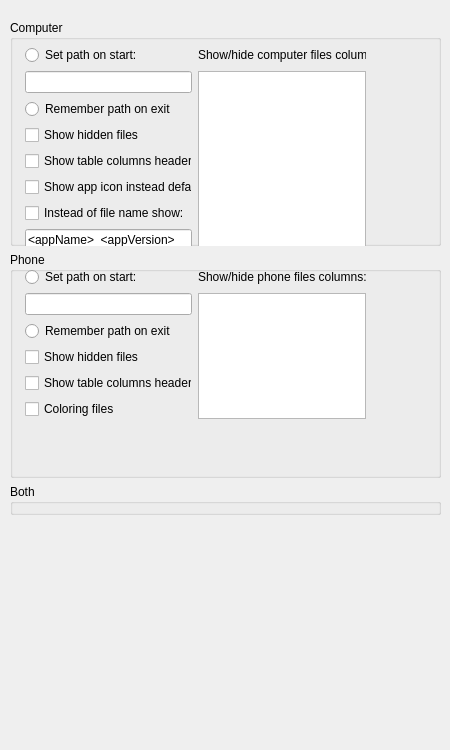
      <widget class="QWidget" name="pageSettingsFile">
       <widget class="QWidget" name="layoutWidget">
        <property name="geometry">
         <rect>
          <x>10</x>
          <y>20</y>
          <width>431</width>
          <height>721</height>
         </rect>
        </property>
        <layout class="QVBoxLayout" name="layoutFileSettings">
         <item>
          <widget class="QGroupBox" name="groupComputer">
           <property name="sizePolicy">
            <sizepolicy hsizetype="Expanding" vsizetype="Expanding">
             <horstretch>0</horstretch>
             <verstretch>0</verstretch>
            </sizepolicy>
           </property>
           <property name="title">
            <string>Computer</string>
           </property>
           <widget class="QWidget" name="layoutWidget_5">
            <property name="geometry">
             <rect>
              <x>10</x>
              <y>20</y>
              <width>351</width>
              <height>256</height>
             </rect>
            </property>
            <layout class="QGridLayout" name="gridComputer">
             <item row="1" column="1">
              <widget class="QRadioButton" name="radioComputerPath">
               <property name="sizePolicy">
                <sizepolicy hsizetype="Preferred" vsizetype="Fixed">
                 <horstretch>0</horstretch>
                 <verstretch>0</verstretch>
                </sizepolicy>
               </property>
               <property name="text">
                <string>Set path on start:</string>
               </property>
              </widget>
             </item>
             <item row="2" column="1">
              <widget class="QLineEdit" name="editComputerPath">
               <property name="sizePolicy">
                <sizepolicy hsizetype="Preferred" vsizetype="Fixed">
                 <horstretch>0</horstretch>
                 <verstretch>0</verstretch>
                </sizepolicy>
               </property>
              </widget>
             </item>
             <item row="3" column="1">
              <widget class="QRadioButton" name="radioComputerRemPath">
               <property name="sizePolicy">
                <sizepolicy hsizetype="Preferred" vsizetype="Fixed">
                 <horstretch>0</horstretch>
                 <verstretch>0</verstretch>
                </sizepolicy>
               </property>
               <property name="text">
                <string>Remember path on exit</string>
               </property>
              </widget>
             </item>
             <item row="4" column="1">
              <widget class="QCheckBox" name="checkComputerHidden">
               <property name="sizePolicy">
                <sizepolicy hsizetype="Preferred" vsizetype="Fixed">
                 <horstretch>0</horstretch>
                 <verstretch>0</verstretch>
                </sizepolicy>
               </property>
               <property name="text">
                <string>Show hidden files</string>
               </property>
              </widget>
             </item>
             <item row="5" column="1">
              <widget class="QCheckBox" name="checkShowComputerHeaders">
               <property name="enabled">
                <bool>true</bool>
               </property>
               <property name="sizePolicy">
                <sizepolicy hsizetype="Preferred" vsizetype="Fixed">
                 <horstretch>0</horstretch>
                 <verstretch>0</verstretch>
                </sizepolicy>
               </property>
               <property name="text">
                <string>Show table columns headers</string>
               </property>
              </widget>
             </item>
             <item row="2" column="0">
              <spacer name="horizontalSpacer_27">
               <property name="orientation">
                <enum>Qt::Horizontal</enum>
               </property>
               <property name="sizeType">
                <enum>QSizePolicy::Fixed</enum>
               </property>
               <property name="sizeHint" stdset="0">
                <size>
                 <width>5</width>
                 <height>20</height>
                </size>
               </property>
              </spacer>
             </item>
             <item row="2" column="4">
              <spacer name="horizontalSpacer_28">
               <property name="orientation">
                <enum>Qt::Horizontal</enum>
               </property>
               <property name="sizeType">
                <enum>QSizePolicy::Fixed</enum>
               </property>
               <property name="sizeHint" stdset="0">
                <size>
                 <width>5</width>
                 <height>20</height>
                </size>
               </property>
              </spacer>
             </item>
             <item row="9" column="1">
              <spacer name="verticalSpacer_27">
               <property name="orientation">
                <enum>Qt::Vertical</enum>
               </property>
               <property name="sizeType">
                <enum>QSizePolicy::Expanding</enum>
               </property>
               <property name="sizeHint" stdset="0">
                <size>
                 <width>20</width>
                 <height>5</height>
                </size>
               </property>
              </spacer>
             </item>
             <item row="6" column="1">
              <widget class="QCheckBox" name="checkAppIcon">
               <property name="sizePolicy">
                <sizepolicy hsizetype="Preferred" vsizetype="Fixed">
                 <horstretch>0</horstretch>
                 <verstretch>0</verstretch>
                </sizepolicy>
               </property>
               <property name="text">
                <string>Show app icon instead default</string>
               </property>
              </widget>
             </item>
             <item row="7" column="1">
              <widget class="QCheckBox" name="checkAppName">
               <property name="sizePolicy">
                <sizepolicy hsizetype="Preferred" vsizetype="Fixed">
                 <horstretch>0</horstretch>
                 <verstretch>0</verstretch>
                </sizepolicy>
               </property>
               <property name="text">
                <string>Instead of file name show:</string>
               </property>
              </widget>
             </item>
             <item row="8" column="1">
              <widget class="QLineEdit" name="editAppName">
               <property name="sizePolicy">
                <sizepolicy hsizetype="Preferred" vsizetype="Fixed">
                 <horstretch>0</horstretch>
                 <verstretch>0</verstretch>
                </sizepolicy>
               </property>
               <property name="toolTip">
                <string>Available variables:
&lt;appName&gt;
&lt;appVersion&gt;
&lt;packageName&gt;</string>
               </property>
               <property name="text">
                <string notr="true">&lt;appName&gt;_&lt;appVersion&gt;</string>
               </property>
              </widget>
             </item>
             <item row="0" column="1">
              <spacer name="verticalSpacer_26">
               <property name="orientation">
                <enum>Qt::Vertical</enum>
               </property>
               <property name="sizeType">
                <enum>QSizePolicy::Fixed</enum>
               </property>
               <property name="sizeHint" stdset="0">
                <size>
                 <width>20</width>
                 <height>5</height>
                </size>
               </property>
              </spacer>
             </item>
             <item row="1" column="2">
              <widget class="QLabel" name="label_15">
               <property name="text">
                <string>Show/hide computer files columns:</string>
               </property>
              </widget>
             </item>
             <item row="2" column="2" rowspan="7">
              <widget class="QListView" name="listComputerColumn"/>
             </item>
             <item row="2" column="3">
              <spacer name="horizontalSpacer_6">
               <property name="orientation">
                <enum>Qt::Horizontal</enum>
               </property>
               <property name="sizeHint" stdset="0">
                <size>
                 <width>40</width>
                 <height>20</height>
                </size>
               </property>
              </spacer>
             </item>
            </layout>
           </widget>
          </widget>
         </item>
         <item>
          <widget class="QGroupBox" name="groupPhone">
           <property name="sizePolicy">
            <sizepolicy hsizetype="Expanding" vsizetype="Expanding">
             <horstretch>0</horstretch>
             <verstretch>0</verstretch>
            </sizepolicy>
           </property>
           <property name="title">
            <string>Phone</string>
           </property>
           <widget class="QWidget" name="layoutWidget_6">
            <property name="geometry">
             <rect>
              <x>10</x>
              <y>10</y>
              <width>351</width>
              <height>187</height>
             </rect>
            </property>
            <layout class="QGridLayout" name="gridPhone">
             <item row="1" column="1">
              <widget class="QRadioButton" name="radioPhonePath">
               <property name="sizePolicy">
                <sizepolicy hsizetype="Preferred" vsizetype="Fixed">
                 <horstretch>0</horstretch>
                 <verstretch>0</verstretch>
                </sizepolicy>
               </property>
               <property name="text">
                <string>Set path on start:</string>
               </property>
              </widget>
             </item>
             <item row="2" column="1">
              <widget class="QLineEdit" name="editPhonePath">
               <property name="sizePolicy">
                <sizepolicy hsizetype="Preferred" vsizetype="Fixed">
                 <horstretch>0</horstretch>
                 <verstretch>0</verstretch>
                </sizepolicy>
               </property>
              </widget>
             </item>
             <item row="3" column="1">
              <widget class="QRadioButton" name="radioPhoneRemPath">
               <property name="sizePolicy">
                <sizepolicy hsizetype="Preferred" vsizetype="Fixed">
                 <horstretch>0</horstretch>
                 <verstretch>0</verstretch>
                </sizepolicy>
               </property>
               <property name="text">
                <string>Remember path on exit</string>
               </property>
              </widget>
             </item>
             <item row="4" column="1">
              <widget class="QCheckBox" name="checkPhoneHidden">
               <property name="sizePolicy">
                <sizepolicy hsizetype="Preferred" vsizetype="Fixed">
                 <horstretch>0</horstretch>
                 <verstretch>0</verstretch>
                </sizepolicy>
               </property>
               <property name="text">
                <string>Show hidden files</string>
               </property>
              </widget>
             </item>
             <item row="5" column="1">
              <widget class="QCheckBox" name="checkShowPhoneHeaders">
               <property name="enabled">
                <bool>true</bool>
               </property>
               <property name="sizePolicy">
                <sizepolicy hsizetype="Preferred" vsizetype="Fixed">
                 <horstretch>0</horstretch>
                 <verstretch>0</verstretch>
                </sizepolicy>
               </property>
               <property name="text">
                <string>Show table columns headers</string>
               </property>
              </widget>
             </item>
             <item row="7" column="1">
              <spacer name="verticalSpacer_30">
               <property name="orientation">
                <enum>Qt::Vertical</enum>
               </property>
               <property name="sizeHint" stdset="0">
                <size>
                 <width>20</width>
                 <height>40</height>
                </size>
               </property>
              </spacer>
             </item>
             <item row="3" column="0">
              <spacer name="horizontalSpacer_31">
               <property name="orientation">
                <enum>Qt::Horizontal</enum>
               </property>
               <property name="sizeType">
                <enum>QSizePolicy::Fixed</enum>
               </property>
               <property name="sizeHint" stdset="0">
                <size>
                 <width>5</width>
                 <height>20</height>
                </size>
               </property>
              </spacer>
             </item>
             <item row="3" column="4">
              <spacer name="horizontalSpacer_32">
               <property name="orientation">
                <enum>Qt::Horizontal</enum>
               </property>
               <property name="sizeType">
                <enum>QSizePolicy::Fixed</enum>
               </property>
               <property name="sizeHint" stdset="0">
                <size>
                 <width>5</width>
                 <height>20</height>
                </size>
               </property>
              </spacer>
             </item>
             <item row="0" column="1">
              <spacer name="verticalSpacer_31">
               <property name="orientation">
                <enum>Qt::Vertical</enum>
               </property>
               <property name="sizeType">
                <enum>QSizePolicy::Fixed</enum>
               </property>
               <property name="sizeHint" stdset="0">
                <size>
                 <width>20</width>
                 <height>5</height>
                </size>
               </property>
              </spacer>
             </item>
             <item row="1" column="2">
              <widget class="QLabel" name="label_16">
               <property name="text">
                <string>Show/hide phone files columns:</string>
               </property>
              </widget>
             </item>
             <item row="2" column="2" rowspan="5">
              <widget class="QListView" name="listPhoneColumn"/>
             </item>
             <item row="3" column="3">
              <spacer name="horizontalSpacer_5">
               <property name="orientation">
                <enum>Qt::Horizontal</enum>
               </property>
               <property name="sizeHint" stdset="0">
                <size>
                 <width>40</width>
                 <height>20</height>
                </size>
               </property>
              </spacer>
             </item>
             <item row="6" column="1">
              <widget class="QCheckBox" name="checkBoxColorNever">
               <property name="text">
                <string>Coloring files</string>
               </property>
              </widget>
             </item>
            </layout>
           </widget>
          </widget>
         </item>
         <item>
          <widget class="QGroupBox" name="groupBoxBoth">
           <property name="title">
            <string>Both</string>
           </property>
           <widget class="QWidget" name="">
            <property name="geometry">
             <rect>
              <x>10</x>
              <y>20</y>
              <width>211</width>
              <height>71</height>
             </rect>
            </property>
            <layout class="QGridLayout" name="gridBoth">
             <item row="0" column="1">
              <spacer name="verticalSpacer_5">
               <property name="orientation">
                <enum>Qt::Vertical</enum>
               </property>
               <property name="sizeType">
                <enum>QSizePolicy::Fixed</enum>
               </property>
               <property name="sizeHint" stdset="0">
                <size>
                 <width>20</width>
                 <height>5</height>
                </size>
               </property>
              </spacer>
             </item>
             <item row="1" column="0">
              <spacer name="horizontalSpacer_9">
               <property name="orientation">
                <enum>Qt::Horizontal</enum>
               </property>
               <property name="sizeType">
                <enum>QSizePolicy::Fixed</enum>
               </property>
               <property name="sizeHint" stdset="0">
                <size>
                 <width>5</width>
                 <height>20</height>
                </size>
               </property>
              </spacer>
             </item>
             <item row="1" column="1">
              <widget class="QCheckBox" name="checkBoxShowCopyConfirmation">
               <property name="text">
                <string>show copy confirmation</string>
               </property>
               <property name="checked">
                <bool>true</bool>
               </property>
              </widget>
             </item>
             <item row="1" column="2">
              <spacer name="horizontalSpacer_8">
               <property name="orientation">
                <enum>Qt::Horizontal</enum>
               </property>
               <property name="sizeType">
                <enum>QSizePolicy::Fixed</enum>
               </property>
               <property name="sizeHint" stdset="0">
                <size>
                 <width>5</width>
                 <height>20</height>
                </size>
               </property>
              </spacer>
             </item>
             <item row="2" column="1">
              <spacer name="verticalSpacer_6">
               <property name="orientation">
                <enum>Qt::Vertical</enum>
               </property>
               <property name="sizeType">
                <enum>QSizePolicy::Fixed</enum>
               </property>
               <property name="sizeHint" stdset="0">
                <size>
                 <width>20</width>
                 <height>5</height>
                </size>
               </property>
              </spacer>
             </item>
            </layout>
           </widget>
          </widget>
         </item>
         <item>
          <spacer name="verticalSpacer_42">
           <property name="orientation">
            <enum>Qt::Vertical</enum>
           </property>
           <property name="sizeHint" stdset="0">
            <size>
             <width>20</width>
             <height>20</height>
            </size>
           </property>
          </spacer>
         </item>
        </layout>
       </widget>
      </widget>
